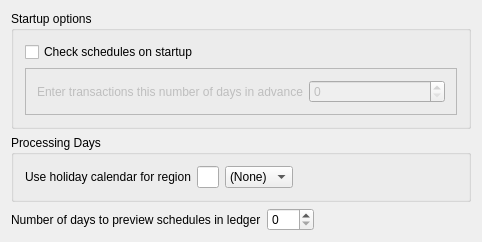
<?xml version="1.0" encoding="UTF-8"?>
<ui version="4.0" stdsetdef="1">
  <author></author>
  <comment></comment>
  <exportmacro></exportmacro>
  <class>KSettingsSchedulesDecl</class>
  <widget class="QWidget" name="KSettingsSchedulesDecl">
    <property name="geometry">
      <rect>
        <x>0</x>
        <y>0</y>
        <width>482</width>
        <height>236</height>
      </rect>
    </property>
    <property name="windowTitle">
      <string>Schedule Settings</string>
    </property>
    <layout class="QVBoxLayout">
      <item>
        <widget class="QGroupBox" name="groupBox6">
          <property name="title">
            <string>Startup options</string>
          </property>
          <layout class="QVBoxLayout">
            <item>
              <widget class="QCheckBox" name="kcfg_CheckSchedule">
                <property name="text">
                  <string>Check schedules on startup</string>
                </property>
              </widget>
            </item>
            <item>
              <widget class="QFrame" name="m_dayCountFrame">
                <property name="enabled">
                  <bool>false</bool>
                </property>
                <property name="frameShape">
                  <enum>QFrame::StyledPanel</enum>
                </property>
                <property name="frameShadow">
                  <enum>QFrame::Raised</enum>
                </property>
                <layout class="QHBoxLayout">
                  <item>
                    <widget class="QLabel" name="textLabel3">
                      <property name="text">
                        <string>Enter transactions this number of days in advance</string>
                      </property>
                      <property name="wordWrap">
                        <bool>false</bool>
                      </property>
                    </widget>
                  </item>
                  <item>
                    <widget class="QSpinBox" name="kcfg_CheckSchedulePreview">
                      <property name="maximum">
                        <number>999</number>
                      </property>
                    </widget>
                  </item>
                </layout>
              </widget>
            </item>
          </layout>
        </widget>
      </item>
      <item>
        <widget class="QGroupBox" name="processingDaysBox">
          <property name="title">
            <string>Processing Days</string>
          </property>
          <layout class="QHBoxLayout" name="processingDaysLayout">
            <item>
              <widget class="QLabel" name="calendarLabel">
                <property name="text">
                  <string>Use holiday calendar for region</string>
                </property>
                <property name="wordWrap">
                  <bool>false</bool>
                </property>
              </widget>
            </item>
            <item>
              <widget class="KLineEdit" name="kcfg_HolidayRegion"/>
            </item>
            <item>
              <widget class="KComboBox" name="m_holidayRegion">
                <item>
                  <property name="text">
                    <string comment="@item no holiday region selected">(None)</string>
                  </property>
                </item>
              </widget>
            </item>
            <item>
              <spacer name="processingDaysSpacer">
                <property name="orientation">
                  <enum>Qt::Horizontal</enum>
                </property>
                <property name="sizeType">
                  <enum>QSizePolicy::Expanding</enum>
                </property>
                <property name="sizeHint" stdset="0">
                  <size>
                    <width>282</width>
                    <height>17</height>
                  </size>
                </property>
              </spacer>
            </item>
          </layout>
        </widget>
      </item>
      <item>
        <layout class="QHBoxLayout">
          <item>
            <widget class="QLabel" name="textLabel1">
              <property name="text">
                <string>Number of days to preview schedules in ledger</string>
              </property>
              <property name="wordWrap">
                <bool>false</bool>
              </property>
            </widget>
          </item>
          <item>
            <widget class="QSpinBox" name="kcfg_SchedulePreview">
              <property name="maximum">
                <number>999</number>
              </property>
            </widget>
          </item>
          <item>
            <spacer name="spacer2">
              <property name="sizeHint">
                <size>
                  <width>41</width>
                  <height>21</height>
                </size>
              </property>
              <property name="sizeType">
                <enum>QSizePolicy::Expanding</enum>
              </property>
              <property name="orientation">
                <enum>Qt::Horizontal</enum>
              </property>
            </spacer>
          </item>
        </layout>
      </item>
      <item>
        <spacer name="spacer10">
          <property name="sizeHint">
            <size>
              <width>20</width>
              <height>40</height>
            </size>
          </property>
          <property name="sizeType">
            <enum>QSizePolicy::Expanding</enum>
          </property>
          <property name="orientation">
            <enum>Qt::Vertical</enum>
          </property>
        </spacer>
      </item>
    </layout>
  </widget>
  <layoutdefault spacing="6" margin="11"/>
  <customwidgets>
    <customwidget>
      <class>QSpinBox</class>
      <extends>QSpinBox</extends>
      <header>knuminput.h</header>
    </customwidget>
    <customwidget>
      <class>KComboBox</class>
      <extends>QComboBox</extends>
      <header>kcombobox.h</header>
    </customwidget>
    <customwidget>
      <class>KLineEdit</class>
      <extends>QLineEdit</extends>
      <header>klineedit.h</header>
    </customwidget>
  </customwidgets>
  <connections>
    <connection>
      <sender>kcfg_CheckSchedule</sender>
      <signal>toggled(bool)</signal>
      <receiver>m_dayCountFrame</receiver>
      <slot>setEnabled(bool)</slot>
    </connection>
  </connections>
</ui>
